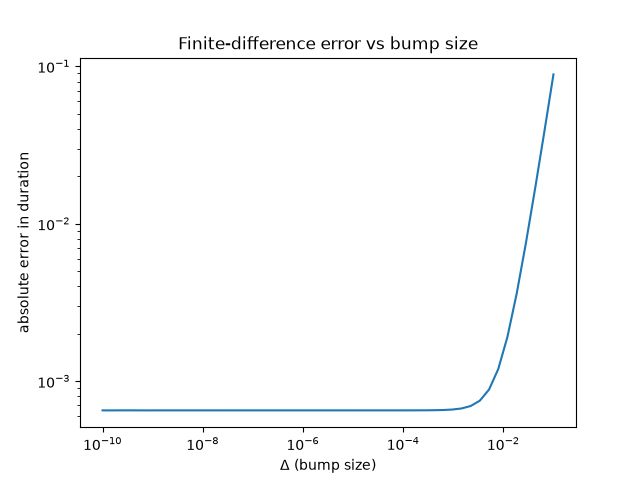

The script that saved this image:
import datetime
import numpy as np
import matplotlib.pyplot as plt

from pricing.conventions import Compounding
from pricing.instruments import ZeroCouponBond
from pricing.market import MarketSnapshot
from pricing.analytics import duration
from pathlib import Path

market = MarketSnapshot(datetime.date(2027, 6, 1), 0.05, Compounding.ANNUAL)
zero = ZeroCouponBond(datetime.date(2030, 6, 1), 1000.0)
true_duration = 3.0 / (1 + 0.05)

deltas = np.logspace(-10, -1, 50)
errors = [abs(duration(zero, market, delta=d) - true_duration) for d in deltas]

plt.loglog(deltas, errors)
plt.xlabel("Δ (bump size)")
plt.ylabel("absolute error in duration")
plt.title("Finite-difference error vs bump size")
Path("analysis").mkdir(exist_ok=True)
plt.savefig("analysis/delta_study.png")
